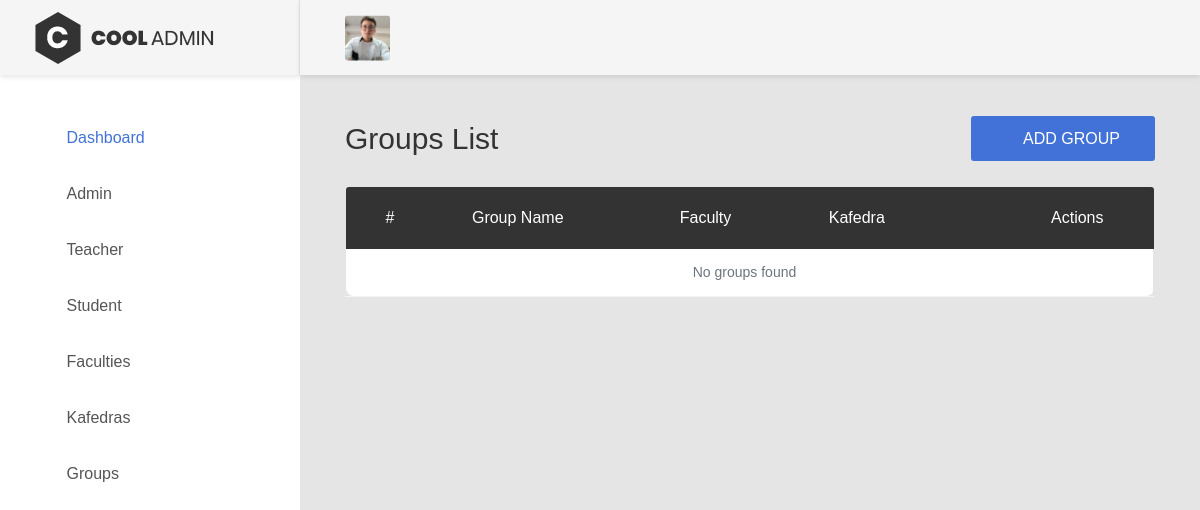
/dashboard/group/list/, run on an earlier commit of the app's database.
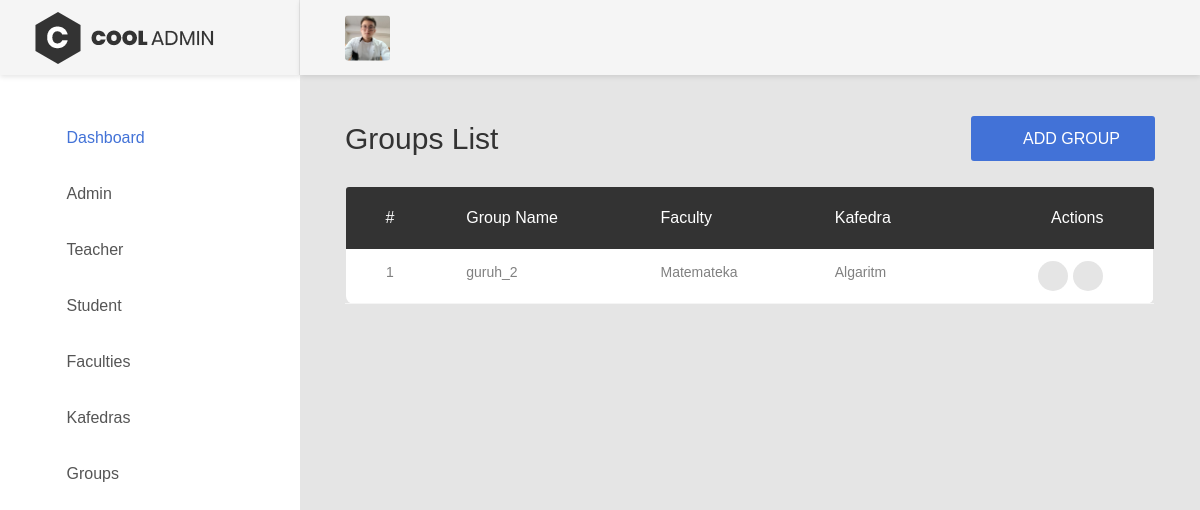
And on a later commit of the database.
### unver/models.py (models this page shows, shortened)
class Groups(models.Model):
    name = models.TextField()
    faculty = models.ForeignKey(Faculty, on_delete=models.CASCADE)
    kafedra = models.ForeignKey('Kafedra', on_delete=models.CASCADE)
    class Meta:
        managed = True
        db_table = 'Groups'

class Faculty(models.Model):
    name = models.TextField(unique=True)
    class Meta:
        managed = True
        db_table = 'Faculty'

class Kafedra(models.Model):
    name = models.TextField()
    faculty = models.ForeignKey(Faculty, on_delete=models.CASCADE)
    class Meta:
        managed = True
        db_table = 'Kafedra'

### unver/views/admin_views.py (the view)
# urls.py: path('group/list/', admin_list_group, name='group_list'),
def admin_list_group(request):
    groups = Groups.objects.all()
    return render(request,'admin/group/list.html',{'groups':groups})

### templates/admin/group/list.html
{% extends 'admin/base.html' %}
{% load static %}
{% block content %}
<div class="page-container">
    {% include 'admin/userbar.html' %}
    <div class="main-content">
        <div class="section__content section__content--p30">
            <div class="container-fluid">
                <div class="overview-wrap">
                    <h2 class="title-1">Groups List</h2>
                    <a class="au-btn au-btn-icon au-btn--blue" href="{% url 'group_create' %}">
                        <i class="zmdi zmdi-plus"></i>Add Group
                    </a>
                </div>
                <br>
                <div class="table-responsive m-b-40">
                    <table class="table table-borderless table-data3">
                        <thead>
                            <tr>
                                <th>#</th>
                                <th>Group Name</th>
                                <th>Faculty</th>
                                <th>Kafedra</th>
                                <th>Actions</th>
                            </tr>
                        </thead>
                        <tbody>
                            {% for g in groups %}
                            <tr>
                                <td>{{ forloop.counter }}</td>
                                <td>{{ g.name }}</td>
                                <td>{{ g.faculty.name }}</td>
                                <td>{{ g.kafedra.name }}</td>
                                <td>
                                    <div class="table-data-feature">
                                        <a class="item" href="{% url 'group_edit' pk=g.id %}" title="Edit">
                                            <i class="zmdi zmdi-edit text-warning"></i>
                                        </a>
                                        <a class="item" href="{% url 'group_delete' pk=g.id %}" title="Delete" onclick="return confirm('Are you sure?');">
                                            <i class="zmdi zmdi-delete text-danger"></i>
                                        </a>
                                    </div>
                                </td>
                            </tr>
                            {% empty %}
                            <tr>
                                <td colspan="5" class="text-center text-muted">No groups found</td>
                            </tr>
                            {% endfor %}
                        </tbody>
                    </table>
                </div>
            </div>
        </div>
    </div>
</div>
{% endblock %}

What changed in the data, as far as the page shows it:
added Groups: name "guruh_2", faculty.name "Matemateka", kafedra.name "Algaritm"
Also different on the page:
text no longer shown: "No groups found"
